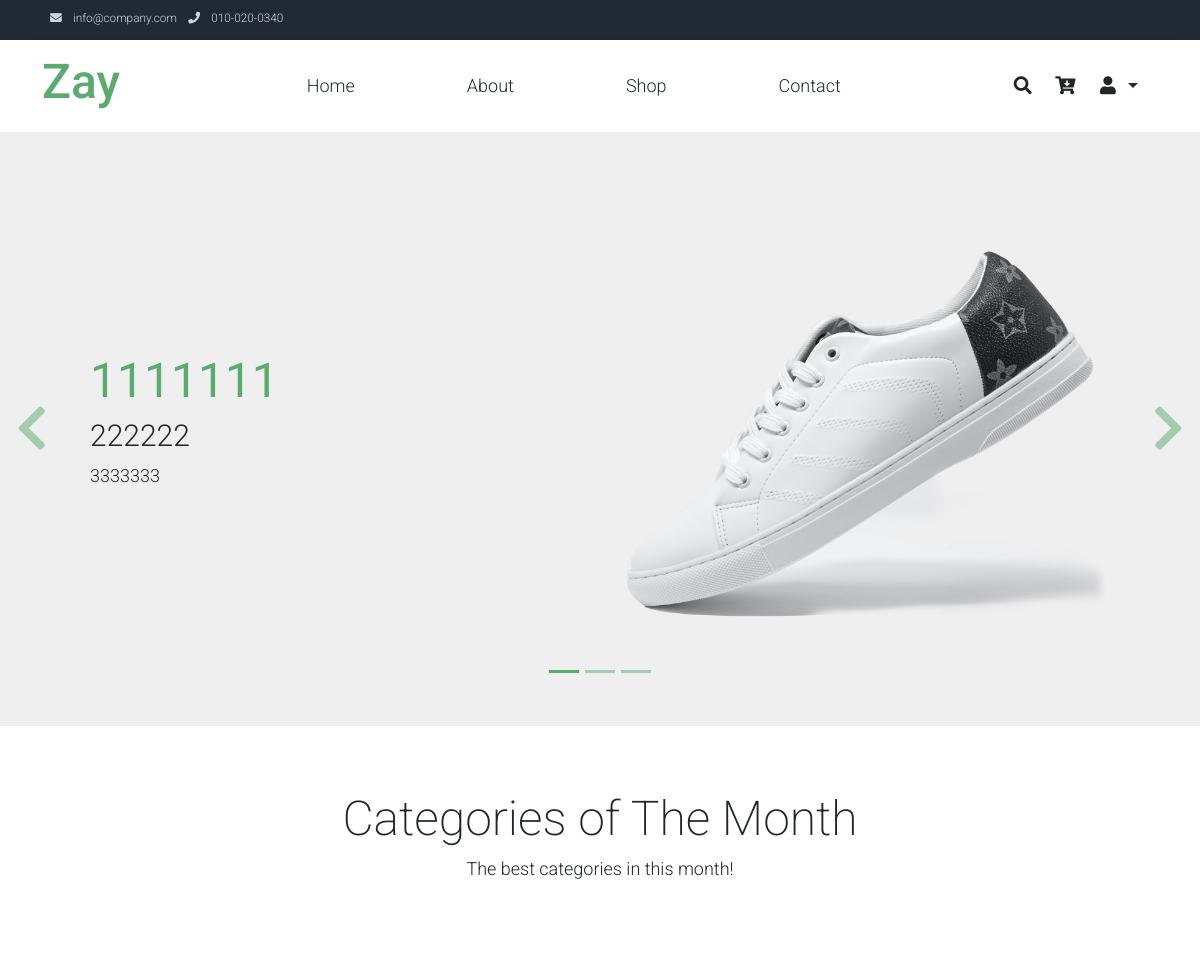
Before: / (upper part) with the older database file.
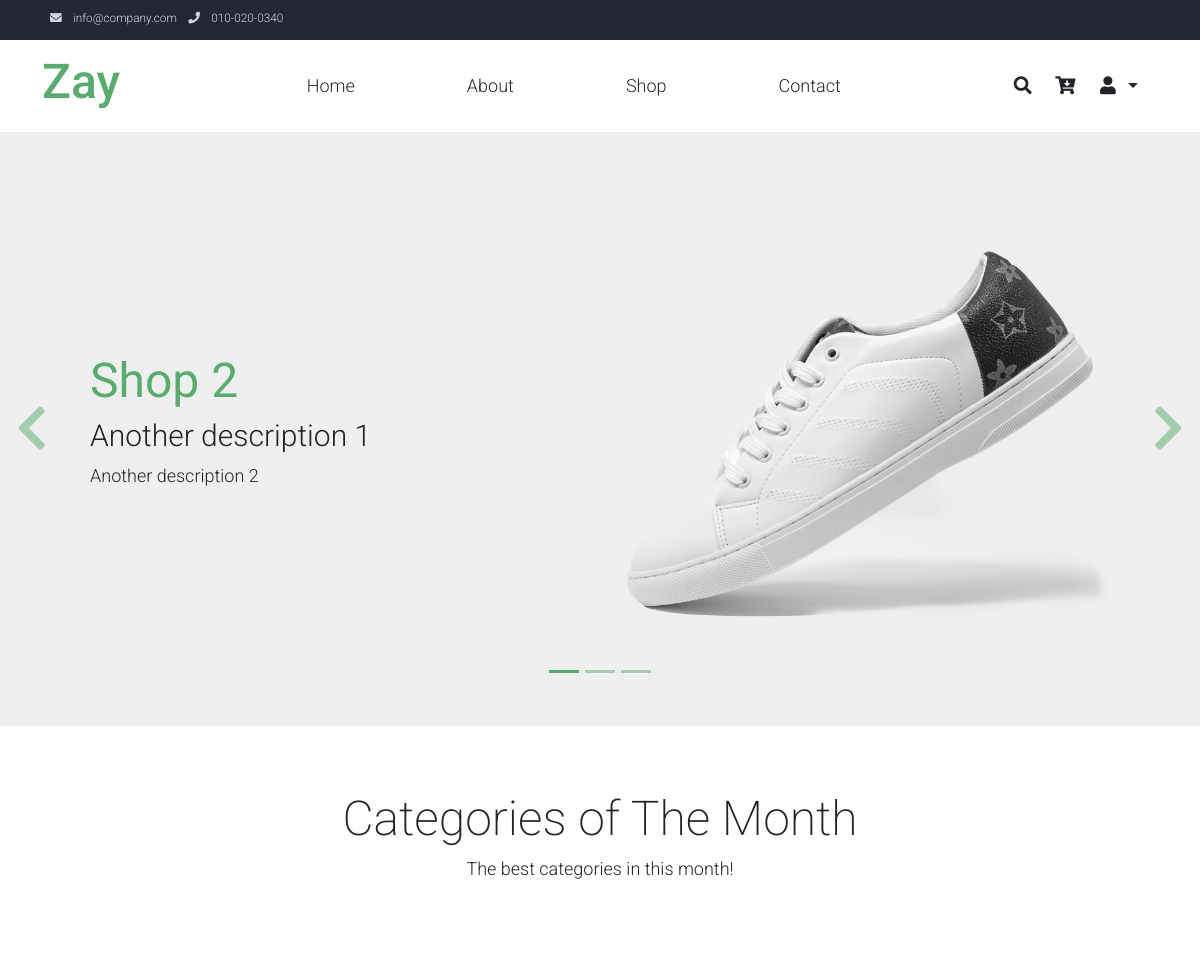
After: the same page with the newer database file.
### home/models.py (models this page shows, shortened)
class Peculiarities(models.Model):
    title = models.CharField(max_length=50)
    description1 = models.TextField(max_length=100)
    description2 = models.TextField(max_length=200)
    is_visible = models.BooleanField(default=False)
    created = models.DateTimeField(auto_now=True)
    class Meta:
        ordering = ['-created']
        verbose_name = 'Peculiarities'
        verbose_name_plural = 'Peculiarities'

### home/views.py (the view)
# urls.py: path('', home_view, name='home'),
def home_view(request):
    peculiarities = Peculiarities.objects.filter(is_visible=True)
    featured_product = Products.objects.filter(is_visible=True, is_featured=True)
    category = CategoriesProduct.objects.filter(is_category_month=True, is_visible=True)
    categories = []
    for item in category:
        photo = Images.objects.filter(product__category=item, is_visible=True).first()
        categories.append({'category': item, 'photo': photo})
    return render(request, 'index.html',context={'product': featured_product,
                                                 'peculiarities':peculiarities,
                                                 'categories': categories})

### products/context_processors.py (called while the page is built)
def count_item_cart(request):
    if request.user.is_authenticated:
        cart_item = CartItem.objects.filter(user=request.user, order__isnull=True)
        if cart_item:
            total = len(cart_item)
        else:
            total = 0
    else:
        total = 0
    return {'cart_item': total}

def category(request):
    category = CategoriesProduct.objects.filter(is_visible=True)
    return {'category': category }

### home/templates/index.html (shortened to what this page needs)
{% extends 'main_header.html' %}
{% load static %}
{%  block main_content %}
    <div id="template-mo-zay-hero-carousel" class="carousel slide" data-bs-ride="carousel">
        <ol class="carousel-indicators">
            <li data-bs-target="#template-mo-zay-hero-carousel" data-bs-slide-to="0" class="active"></li>
            <li data-bs-target="#template-mo-zay-hero-carousel" data-bs-slide-to="1"></li>
            <li data-bs-target="#template-mo-zay-hero-carousel" data-bs-slide-to="2"></li>
        </ol>
        <div class="carousel-inner">
            {%  for item in peculiarities %}
            {% if forloop.first %}
            <div class="carousel-item active">
                <div class="container">
                    <div class="row p-5">
                        <div class="mx-auto col-md-8 col-lg-6 order-lg-last">
                            <img class="img-fluid" src="./assets/img/banner_img_01.jpg" alt="">
                        </div>
                        <div class="col-lg-6 mb-0 d-flex align-items-center">
                            <div class="text-align-left align-self-center">
                                <h1 class="h1 text-success"><b>{{ item.title }}</b></h1>
                                <h3 class="h2">{{ item.description1 }}</h3>
                                <p>
                                    {{ item.description2}}
                                </p>
                            </div>
                        </div>
                    </div>
                </div>
            </div>
            {% endif %}
            {% endfor %}
        </div>
        <a class="carousel-control-prev text-decoration-none w-auto ps-3" href="#template-mo-zay-hero-carousel" role="button" data-bs-slide="prev">
            <i class="fas fa-chevron-left"></i>
        </a>
        <a class="carousel-control-next text-decoration-none w-auto pe-3" href="#template-mo-zay-hero-carousel" role="button" data-bs-slide="next">
            <i class="fas fa-chevron-right"></i>
        </a>
    </div>
    <section class="container py-5">
        <div class="row text-center pt-3">
            <div class="col-lg-6 m-auto">
                <h1 class="h1">Categories of The Month</h1>
                <p>
                    The best categories in this month!
                </p>
            </div>
        </div>
        <div class="row">
            {% for item in categories %}
            <div class="col-12 col-md-4 p-5 mt-3">
                <a href="#"><img src="{{ item.photo.image.url}}" class="rounded-circle img-fluid border"></a>
            </div>
            {% endfor %}
        </div>
    </section>
{% endblock %}

Changed rows visible on the page:
no longer on this page (row edited): Peculiarities: title "1111111", description1 "222222", description2 "3333333"
added Peculiarities: title "Shop 2", description1 "Another description 1", description2 "Another description 2"
